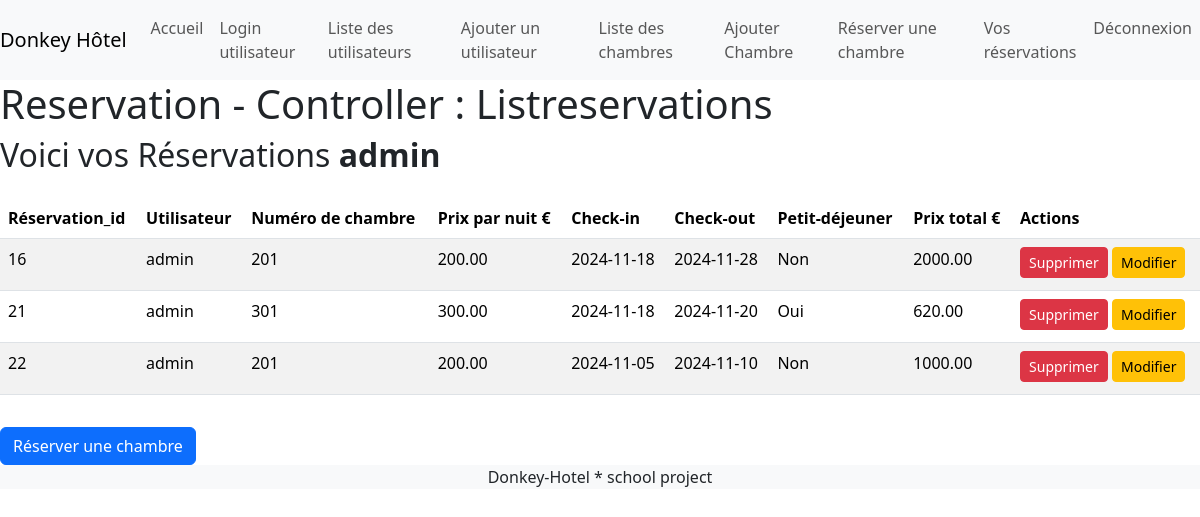
Page /reservation (signed in) on the committed database.
### tables this page shows
CREATE TABLE IF NOT EXISTS `reservations` (
  `reservation_id` int NOT NULL AUTO_INCREMENT,
  `user_id` int NOT NULL,
  `room_id` int NOT NULL,
  `check_in` date NOT NULL,
  `check_out` date NOT NULL,
  `breakfast` tinyint(1) DEFAULT NULL,
  `total_price` decimal(10,2) DEFAULT NULL,
  PRIMARY KEY (`reservation_id`),
  KEY `user_id` (`user_id`),
  KEY `room_id` (`room_id`)
);

CREATE TABLE IF NOT EXISTS `users` (
  `user_id` int NOT NULL AUTO_INCREMENT,
  `username` varchar(80) NOT NULL,
  `password` varchar(255) NOT NULL,
  PRIMARY KEY (`user_id`),
  UNIQUE KEY `username` (`username`)
);

CREATE TABLE IF NOT EXISTS `rooms` (
  `room_id` int NOT NULL AUTO_INCREMENT,
  `room_number` int DEFAULT NULL,
  `price_room` decimal(10,2) DEFAULT NULL,
  `price_breakfast` decimal(10,2) DEFAULT NULL,
  PRIMARY KEY (`room_id`)
);

### Controller/ReservationController.php (called while the page is built, shortened)
<?php
class ReservationController
{
    private $reservationsRepository;
    public function __construct($dbh)
    {
        $this->reservationsRepository = new ReservationsRepository($dbh);
    }
    public function show()
    {
        $user_id = $_SESSION['user_id'];
        $reservations = $this->reservationsRepository->showUserNameRoomReservations($user_id);
        include BASE_ROOT . 'View/header.php';
        include BASE_ROOT . 'View/reservation/listreservations.php';
        include BASE_ROOT . 'View/footer.php';
    }
}

### Repository/ReservationsRepository.php (called while the page is built, shortened)
<?php
class ReservationsRepository
{
    private $dbh;
    public function __construct($dbh)
    {
        $this->dbh = $dbh;
    }
    public function showUserNameRoomReservations($user_id)
    {
        $request = $this->dbh->prepare("SELECT reservations.*, users.username, rooms.room_number,rooms.price_room
        FROM reservations
    LEFT JOIN users on reservations.user_id =users.user_id
    LEFT JOIN rooms on rooms.room_id = reservations.room_id
      WHERE reservations.user_id = :user_id");
        $request->bindParam(':user_id', $user_id);
        $request->execute();
        return $request->fetchAll(PDO::FETCH_ASSOC);
    }
}

### View/reservation/listreservations.php (the view, shortened to what this page needs)
<h2 class="mb-4">Voici vos Réservations <b><?php echo htmlspecialchars($_SESSION['username']); ?></b></h2>
<div class="table-responsive">
    <table class="table table-striped table-hover">
        <thead class="thead-light">
            <tr>
                <th>Réservation_id</th>
                <th>Utilisateur</th>
                <th>Numéro de chambre</th>
                <th>Prix par nuit €</th>
                <th>Check-in</th>
                <th>Check-out</th>
                <th>Petit-déjeuner</th>
                <th>Prix total €</th>
                <th>Actions</th>
            </tr>
        </thead>
        <tbody>
            <?php foreach ($reservations as $reservation) : ?>
                <tr>
                    <td><?php echo htmlspecialchars($reservation['reservation_id']); ?></td>
                    <td><?php echo htmlspecialchars($reservation['username']); ?></td>
                    <td><?php echo htmlspecialchars($reservation['room_number']); ?></td>
                    <td><?php echo htmlspecialchars($reservation['price_room']); ?></td>
                    <td><?php echo htmlspecialchars($reservation['check_in']); ?></td>
                    <td><?php echo htmlspecialchars($reservation['check_out']); ?></td>
                    <td><?php echo $reservation['breakfast'] ? 'Oui' : 'Non'; ?></td>
                    <td><?php echo htmlspecialchars($reservation['total_price']); ?></td>
                    <td>
                        <a href="/reservation/deleteReservation/<?php echo $reservation['reservation_id']; ?>"
                            class="btn btn-danger btn-sm mb-1"
                            onclick="return confirm('Êtes-vous sûr de vouloir supprimer cette réservation ?');">
                            Supprimer
                        </a>
                        <a href="/reservation/updateReservation/<?php echo $reservation['reservation_id']; ?>"
                            class="btn btn-warning btn-sm mb-1"
                            onclick="return confirm('Êtes-vous sûr de vouloir modifier cette réservation ?');">
                            Modifier
                        </a>
                    </td>
                </tr>
            <?php endforeach; ?>
        </tbody>
    </table>
</div>
<div class="mt-3">
    <a href="/reservation/add" class="btn btn-primary">Réserver une chambre</a>
</div>

### rows in the picture
reservations: reservation_id "16", user.username "admin", room.room_number "201", room.price_room "200.00", check_in "2024-11-18", check_out "2024-11-28", breakfast "Non", total_price "2000.00"
reservations: reservation_id "21", user.username "admin", room.room_number "301", room.price_room "300.00", check_in "2024-11-18", check_out "2024-11-20", breakfast "Oui", total_price "620.00"
reservations: reservation_id "22", user.username "admin", room.room_number "201", room.price_room "200.00", check_in "2024-11-05", check_out "2024-11-10", breakfast "Non", total_price "1000.00"

### other values in the picture
$controllerTmp "Accueil"
$controllerTmp "Login utilisateur"
$controllerTmp "Liste des utilisateurs"
$controllerTmp "Ajouter un utilisateur"
$controllerTmp "Liste des chambres"
$controllerTmp "Ajouter Chambre"
$controllerTmp "Réserver une chambre"
$controllerTmp "Vos réservations"
$title "Reservation"
$action "Listreservations"
$_SESSION['username'] "admin"
